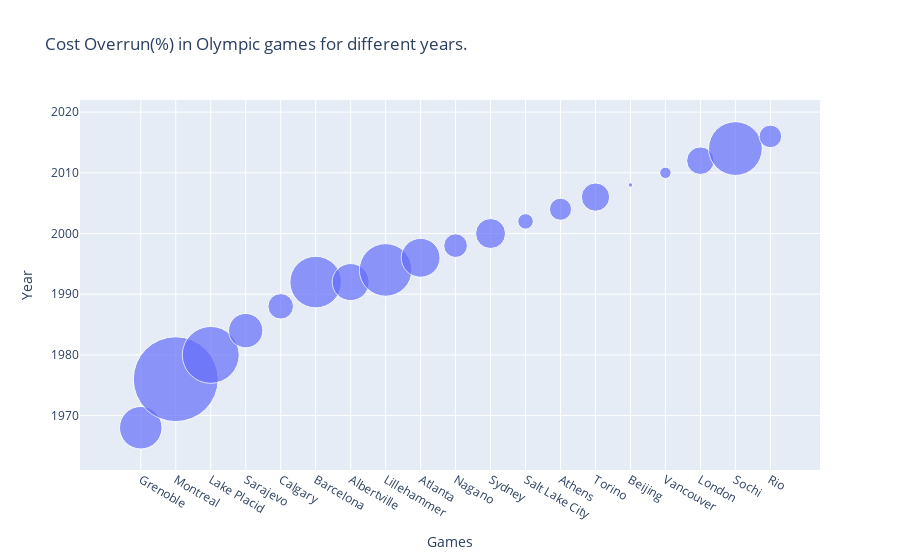

Source (notebook cell):
### Markdown cell above
## Q14. Unestimated Costs of Olympic games

### Code cell
cost_overrun_df = olympics_costs.dropna(subset=[col_name[1]])
fig = px.scatter(cost_overrun_df, x="Games", y="Year", size=col_name[1],
                 hover_name=col_name[1], size_max=60, title='Cost Overrun(%) in Olympic games for different years.')
fig.show()

### Figure 1 — Plotly figure (JSON) as saved in the notebook; plotly's stock layout.template omitted (floating-point values rounded to 4 significant figures)
{"data": [{"hovertemplate": "<b>%{hovertext}</b><br><br>Games=%{x}<br>Year=%{y}<br>Cost Overrun %=%{marker.size}<extra></extra>", "hovertext": [181, 720, 324, 118, 65, 266, 137, 277, 151, 56, 90, 24, 49, 80, 2, 13, 76, 289, 51], "legendgroup": "", "marker": {"color": "#636efa", "size": [181, 720, 324, 118, 65, 266, 137, 277, 151, 56, 90, 24, 49, 80, 2, 13, 76, 289, 51], "sizemode": "area", "sizeref": 0.2, "symbol": "circle"}, "mode": "markers", "name": "", "orientation": "v", "showlegend": false, "type": "scatter", "x": ["Grenoble", "Montreal", "Lake Placid", "Sarajevo", "Calgary", "Barcelona", "Albertville", "Lillehammer", "Atlanta", "Nagano", "Sydney", "Salt Lake City", "Athens", "Torino", "Beijing", "Vancouver", "London", "Sochi", "Rio"], "xaxis": "x", "y": [1968, 1976, 1980, 1984, 1988, 1992, 1992, 1994, 1996, 1998, 2000, 2002, 2004, 2006, 2008, 2010, 2012, 2014, 2016], "yaxis": "y"}], "layout": {"legend": {"itemsizing": "constant", "tracegroupgap": 0}, "title": {"text": "Cost Overrun(%) in Olympic games for different years."}, "xaxis": {"anchor": "y", "domain": [0, 1], "title": {"text": "Games"}}, "yaxis": {"anchor": "x", "domain": [0, 1], "title": {"text": "Year"}}}}
